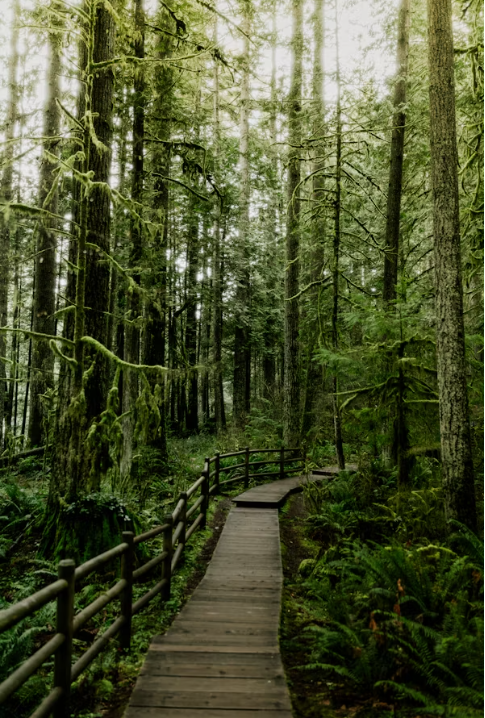
#> input picture exp9/nature.png, 485 x 718 px
$ python sobel.py   (older library calls are emulated)
#> lines starting #> are read from the running program, lines starting #| are printed output that depends on the picture
import cv2
import numpy as np
import matplotlib.pyplot as plt

img = cv2.imread('nature.png')
#> img is the input picture: shape (718, 485, 3); mean B, G, R 47, 81.7, 74.8

gray = cv2.cvtColor(img, cv2.COLOR_BGR2GRAY)
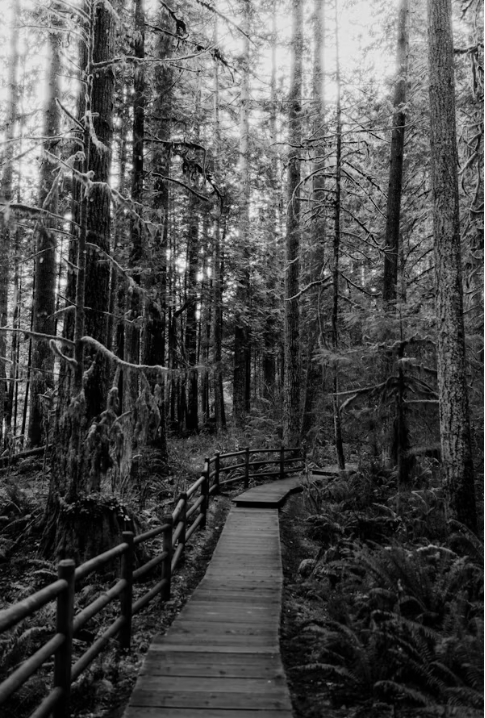
#> gray: shape (718, 485); min 0, max 255, mean 75.7

blurred = cv2.GaussianBlur(gray, (3,3), 0)
sobelx = cv2.Sobel(blurred, cv2.CV_64F, 1, 0, ksize=3)
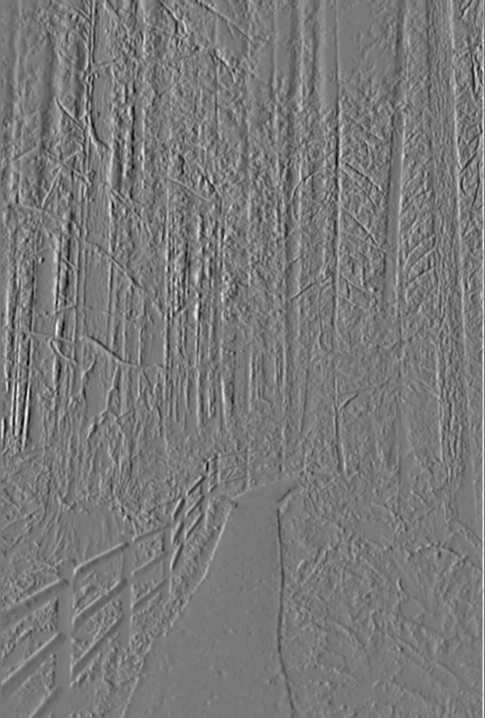
#> sobelx: shape (718, 485) float64; min -507, max 557, mean 0.7; drawn with min black and max white

sobely = cv2.Sobel(blurred, cv2.CV_64F, 0, 1, ksize=3)
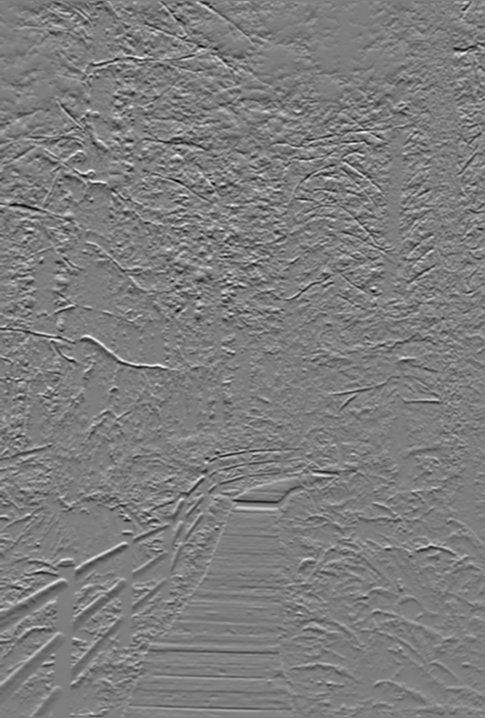
#> sobely: shape (718, 485) float64; min -440, max 450, mean -1.4; drawn with min black and max white

sobel_combined = cv2.magnitude(sobelx, sobely)
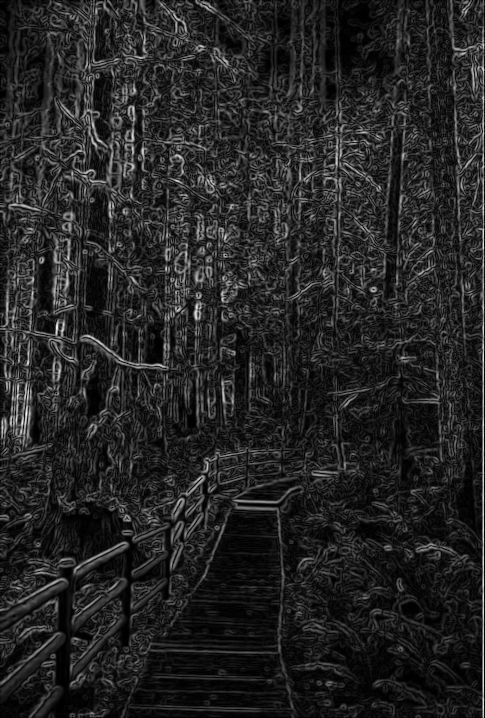
#> sobel_combined: shape (718, 485) float64; min 0, max 561.8, mean 81.8; drawn with min black and max white

plt.figure(figsize=(12,6))
plt.subplot(1,3,1)
plt.imshow(sobelx, cmap='gray')
plt.title('Sobel - X (Vertical edges)')

plt.subplot(1,3,2)
plt.imshow(sobely, cmap='gray')
plt.title('Sobel - Y (Horizontal edges)')

plt.subplot(1,3,3)
plt.imshow(sobel_combined, cmap='gray')
plt.title('Combined Sobel Edge Detection')

plt.show()
